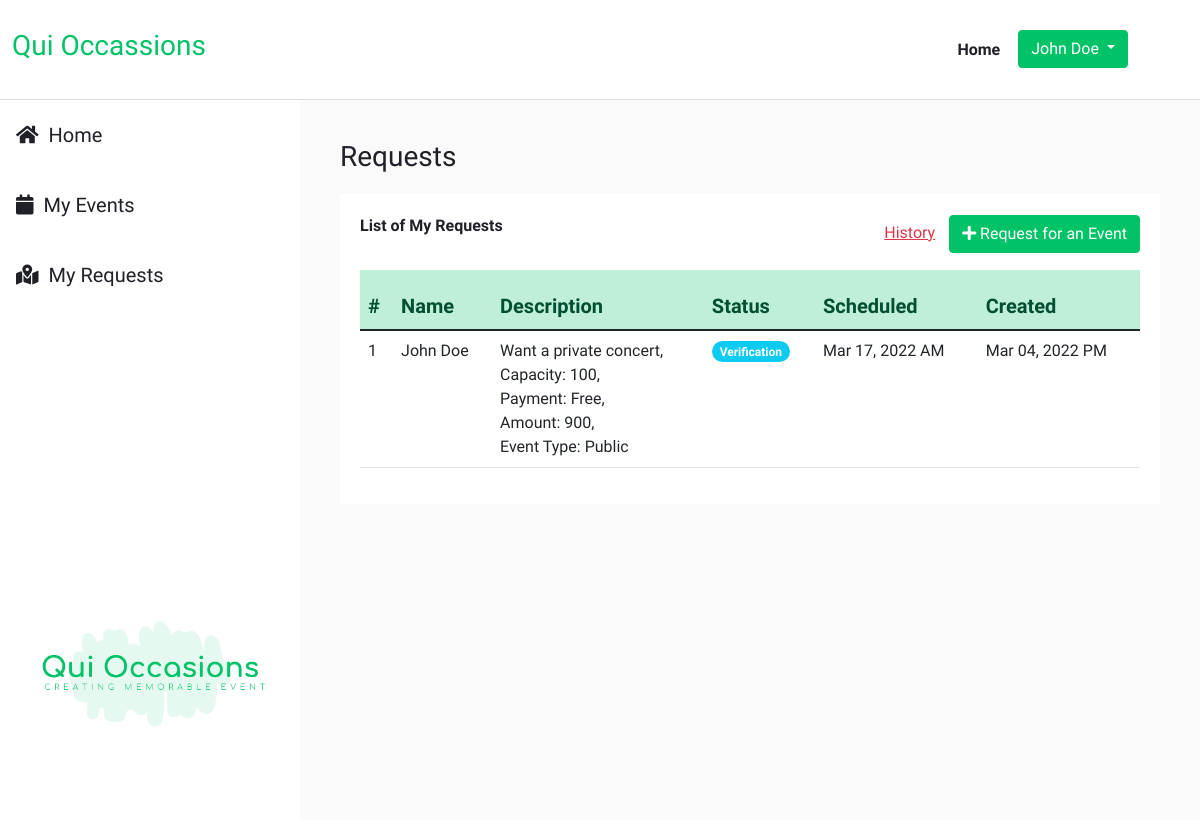
Page /dash/index.php?page=my_requests (signed in) on the committed database.
### tables this page shows
CREATE TABLE `user_requests` (
  `id` int(30) NOT NULL AUTO_INCREMENT,
  `user_id` text NOT NULL,
  `description` varchar(255) NOT NULL,
  `status` tinyint(1) NOT NULL DEFAULT '0' COMMENT '0-for verification,1=confirmed,2=canceled',
  `notes` varchar(255) DEFAULT NULL,
  `schedule_date` varchar(100) NOT NULL,
  `created_at` datetime DEFAULT CURRENT_TIMESTAMP,
  PRIMARY KEY (`id`)
);

CREATE TABLE `users` (
  `id` int(11) NOT NULL AUTO_INCREMENT,
  `full_name` varchar(150) NOT NULL,
  `email` varchar(100) NOT NULL,
  `password` varchar(255) NOT NULL,
  `created_at` datetime DEFAULT CURRENT_TIMESTAMP,
  PRIMARY KEY (`id`),
  UNIQUE KEY `email` (`email`)
);

### dash/my_requests.php (the view, shortened to what this page needs)
<?php
require_once "../scripts/db_conn.php";
?>
<div>
    <h3 class="table-title">Requests</h3>
    <div class="table-wrapper">
        <div class="table-header">
            <p class="table-subtitle">List of My Requests</p>
            <div>
                <a href="/dash/index.php?page=my_requests_history" style="margin-right: 10px;" class="text-danger"> History</a>
                <a href="/dash/index.php?page=manage_my_requests" class="btn btn-primary"><span><i class="fas fa-plus"></i></span> Request for an Event</a>
            </div>
        </div>
        <div class="table-list">
            <?php
            $sql = "SELECT user_requests.*, users.full_name as user_name FROM user_requests INNER JOIN users ON user_requests.user_id=users.id AND user_requests.status=0 AND user_requests.user_id=".$_SESSION['id']." ORDER BY user_requests.id DESC";
            $count = 1;
            if($result = $mysqli->query($sql)){
                if($result->num_rows > 0){
                    echo '<table class="table">';
                        echo "<thead>";
                            echo "<tr>";
                                echo "<th>#</th>";
                                echo "<th>Name</th>";
                                echo "<th>Description</th>";
                                echo "<th>Status</th>";
                                echo "<th>Scheduled</th>";
                                echo "<th>Created</th>";
                            echo "</tr>";
                        echo "</thead>";
                        echo "<tbody>";
                        while($row = $result->fetch_array()){
                            echo "<tr>";
                                echo "<td>" . $count++ . "</td>";
                                echo "<td>" . $row['user_name'] . "</td>";
                                echo "<td>" . $row['description'] . "</td>";
                                if($row['status'] == 1) {
                                    echo "<td><span class='badge rounded-pill bg-success'>Confirmed</span></td>";
                                }elseif ($row['status'] == 2) {
                                    echo "<td><span class='badge rounded-pill bg-danger'>Canceled</span></td>";
                                }else {
                                    echo "<td><span class='badge rounded-pill bg-info'>Verification</span></td>";
                                }
                                echo "<td>" . date("M d, Y A",strtotime($row['schedule_date'])) . "</td>";
                                echo "<td>" . date("M d, Y A",strtotime($row['created_at'])) . "</td>";
                            echo "</tr>";
                        }
                        echo "</tbody>";
                    echo "</table>";
                } else{
                    echo '<div class="alert alert-danger"><em>No records were found.</em></div>';
                }
            } else{
                echo '<div class="alert alert-danger"><em>Oops! Something went wrong. Please try again later.</em></div>';
            }
            ?>
        </div>
    </div>
</div>

### assets/css/main.css (style rules this page uses)
:root { --primary: #00c267; --primary-lightest: #e6f9f0; --primary-lighter: #bfefd8; --primary-darker: #014f32; --onyx-light: #36363d; --onyx: #202028; --onyx-lightest: #636368; --onyx-lighter: #4c4c53; --black: #22292f; --aux: #ef7f4d; --aux-lighter: #ef7f4d54; }
html, body { scroll-behavior: smooth; }
body { font-family: 'Comfortaa', cursive; color: var(--onyx); margin: 0; padding: 0; box-sizing: content-box; background: #ffffff; }
.btn-primary, .btn-primary:hover, .btn-primary:active, .btn-primary:focus { color: #fff; background-color: var(--primary); border-color: var(--primary); outline: none !important; }

### assets/css/dash.css (style rules this page uses)
.table-wrapper { margin-top: 20px; background: #ffffff; padding: 20px; position: relative; }
.table-wrapper .table-header { display: flex; justify-content: space-between; align-items: center; margin-bottom: 16px; }
.table-wrapper .table-header .table-subtitle, .table-wrapper .table-list table th { font-weight: 700; }
.table-wrapper .table-list table thead { background: var(--primary-lighter); color: var(--primary-darker); font-size: 20px; position: sticky; top: 0; z-index: 1; }
.table-wrapper .table-list table tr { height: 60px; }

### rows in the picture
user_requests: user.full_name "John Doe", description "Want a private concert, Capacity: 100, Payment: Free, Amount: 900, Event Type: Public", status "Verification", schedule_date "Mar 17, 2022 AM", created_at "Mar 04, 2022 PM"

### other values in the picture
$_SESSION["full_name"] "John Doe"
